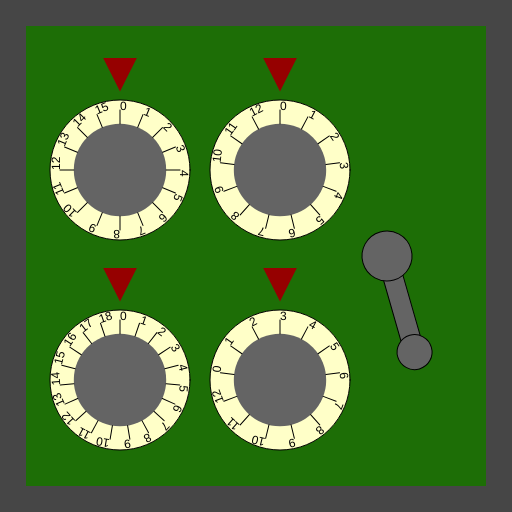
Frame 1 (no input)
Frame 60 (no input): identical to frame 1, image omitted
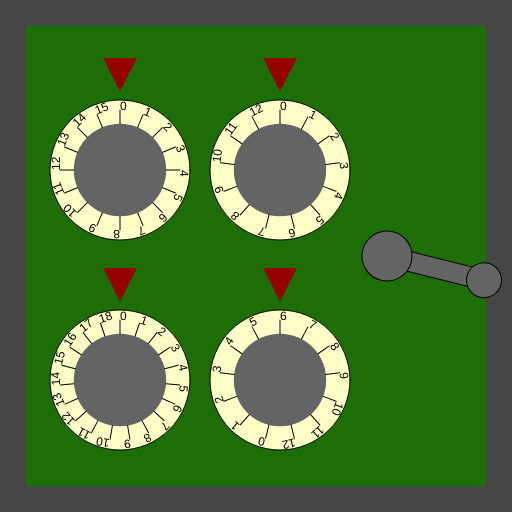
Frame 120 (the mouse pressed at the canvas centre since frame 60)

The p5.js sketch that drew these frames (run headless with seeded random() and noise() and a simulated clock; from frame 60 on, the mouse is pressed at the canvas centre):

// p5.js sketch
// ── sketch.js
/*

Officer: 5871867
CaseNum: 303-2-82336588-5871867

Case 303 - The Case of the Crooked Attorney
Stage 3 - The Gates Bank

I’ve made an appointment for you at the Gates Bank to retrieve your safe deposit box from the vault.
Actually you will break into Torvalds’ one.

Crack the safe by doing the following:

	Whilst the mouse is being dragged:
	- Make Restricted_Safe_Combination_a equal to the value of mouseY
	- Use the 'constrain' function to prevent Restricted_Safe_Combination_a 
	from falling below 2 and going above 12

	When any key is pressed:
	- Decrement Restricted_Safe_Combination_b by 2
	- Use the 'constrain' function to prevent Restricted_Safe_Combination_b 
	from falling below 2 and going above 15

	When the mouse button is released:
	- Make Restricted_Safe_Combination_c equal to the value of mouseX
	- Use the 'max' function to prevent Restricted_Safe_Combination_c 
	from falling below 2

	Whilst the mouse is moving:
	- Increment Restricted_Safe_Combination_d by 3
	- Use the 'constrain' function to prevent Restricted_Safe_Combination_d 
	from falling below 2 and going above 9

	Whilst the mouse is moving:
	- Make Restricted_Safe_Combination_e equal to the value of mouseY
	- Use the 'constrain' function to prevent Restricted_Safe_Combination_e 
	from falling below 16 and going above 76



This time you'll need to create the relevant event handlers yourself.

There are many possible ways of investigating this case, but you
should use ONLY the following commands:

	- The assignment operator aka. the equals sign !
	- mouseX, mouseY
	- Incrementing +=
	- Decrementing -=
	- min, max
	- constrain

*/

//declare the variables

var Restricted_Safe_Combination_a;
var Restricted_Safe_Combination_b;
var Restricted_Safe_Combination_c;
var Restricted_Safe_Combination_d;
var Restricted_Safe_Combination_e;


function preload()
{
	//IMAGES WILL BE LOADED HERE

}

function setup()
{
	createCanvas(512,512);

	//initialise the variables
	Restricted_Safe_Combination_a = 0;
	Restricted_Safe_Combination_b = 0;
	Restricted_Safe_Combination_c = 0;
	Restricted_Safe_Combination_d = 0;
	Restricted_Safe_Combination_e = 0;

}

///////////////////EVENT HANDLERS///////////////////

//Create event handlers here to open the safe ...

// Whilst the mouse is being dragged:
// - Make Restricted_Safe_Combination_a equal to the value of mouseY
// - Use the 'constrain' function to prevent Restricted_Safe_Combination_a 
// from falling below 2 and going above 12
function mouseDragged(){
	Restricted_Safe_Combination_a = constrain(mouseY,2,12);

}

// When any key is pressed:
// - Decrement Restricted_Safe_Combination_b by 2
// - Use the 'constrain' function to prevent Restricted_Safe_Combination_b 
// from falling below 2 and going above 15
function keyPressed(){
	Restricted_Safe_Combination_b = Restricted_Safe_Combination_b - 2;
	Restricted_Safe_Combination_b = constrain(Restricted_Safe_Combination_b,2,15);

}

// When the mouse button is released:
// - Make Restricted_Safe_Combination_c equal to the value of mouseX
// - Use the 'max' function to prevent Restricted_Safe_Combination_c 
// from falling below 2
function mouseReleased(){
	Restricted_Safe_Combination_c = mouseX;
	Restricted_Safe_Combination_c = max(2,Restricted_Safe_Combination_c);

}

// Whilst the mouse is moving:
// - Increment Restricted_Safe_Combination_d by 3
// - Use the 'constrain' function to prevent Restricted_Safe_Combination_d 
// from falling below 2 and going above 9
function mouseMoved(){
	Restricted_Safe_Combination_d = Restricted_Safe_Combination_d+3;
	Restricted_Safe_Combination_d = constrain(Restricted_Safe_Combination_d,2,9);

	Restricted_Safe_Combination_e = mouseY;
	Restricted_Safe_Combination_e = constrain(Restricted_Safe_Combination_e,16,76);
}

// Whilst the mouse is moving:
// - Make Restricted_Safe_Combination_e equal to the value of mouseY
// - Use the 'constrain' function to prevent Restricted_Safe_Combination_e 
// from falling below 16 and going above 76



///////////////DO NOT CHANGE CODE BELOW THIS POINT///////////////////

function draw()
{

	//Draw the safe door
	background(70);
	noStroke();
	fill(29,110,6);
	rect(26,26,width-52,width-52);

	//Draw the combination dials
	push();
	translate(120,170);
	drawDial(140,Restricted_Safe_Combination_a, 16);
	pop();

	push();
	translate(120,380);
	drawDial(140,Restricted_Safe_Combination_b, 19);
	pop();

	push();
	translate(280,170);
	drawDial(140,Restricted_Safe_Combination_c, 13);
	pop();

	push();
	translate(280,380);
	drawDial(140,Restricted_Safe_Combination_d, 13);
	pop();

	//Draw the lever
	push();
	translate(width - 125,256);
	drawLever(Restricted_Safe_Combination_e);
	pop();


}

function drawDial(diameter,num,maxNum)
{
	//the combination lock

	var r = diameter * 0.5;
	var p = r * 0.6;

	stroke(0);
	fill(255,255,200);
	ellipse(0,0,diameter,diameter);
	fill(100);
	noStroke();
	ellipse(0,0,diameter*0.66,diameter*0.66);
	fill(150,0,0);
	triangle(
		-p * 0.4,-r-p,
		p * 0.4,-r-p,
		0,-r-p/5
	);

	noStroke();

	push();
	var inc = 360/maxNum;

	rotate(radians(-num * inc));
	for(var i = 0; i < maxNum; i++)
	{
		push();
		rotate(radians(i * inc));
		stroke(0);
		line(0,-r*0.66,0,-(r-10));
		noStroke();
		fill(0);
		text(i,0,-(r-10));
		pop();
	}

	pop();
}

function drawLever(rot)
{
	push();
	rotate(radians(-rot))
	stroke(0);
	fill(100);
	rect(-10,0,20,100);
	ellipse(0,0,50,50);
	ellipse(0,100,35,35);
	pop();
}
